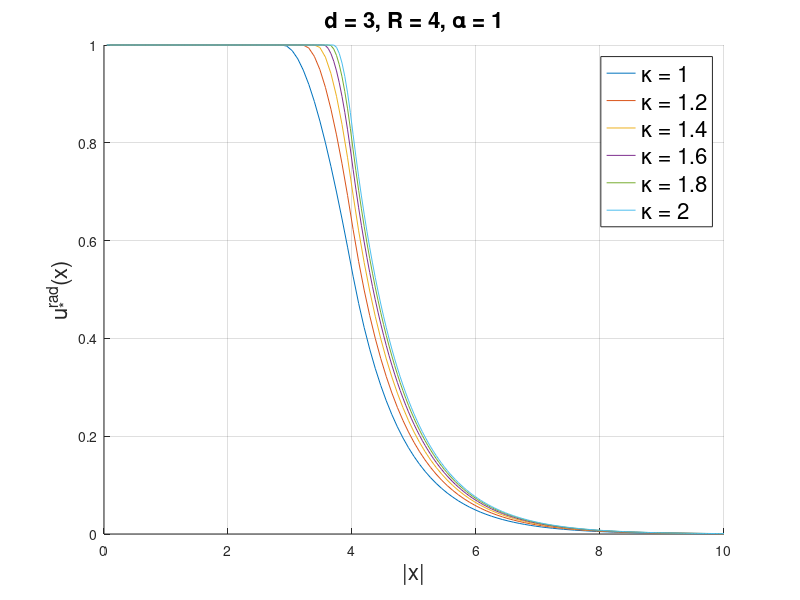

The MATLAB script that drew this image:
clear all
close all
clc

epsilon = 0.0001; % a perturbation parameter to avoid NaN 

% specify parameters (require k*R > pi)
k_array = linspace(1,2,6); 
a = 1; 
R = 4; 

figure 
hold on 
for j=1:length(k_array) 
    k = k_array(j); 
    temp = @(R0) (-bessely(3/2,k*R0)*besselj(1/2,k*R) + besselj(3/2,k*R0)*bessely(1/2,k*R))/besselk(1/2,a*R) - (k/a)*(-bessely(3/2,k*R0)*besselj(3/2,k*R) + besselj(3/2,k*R0)*bessely(3/2,k*R))/besselk(3/2,a*R); 
    x = linspace(0.0001,R-0.0001,1000); 
    y = temp(x); 
    idx = find(diff(sign(y))); % Find intervals where sign changes
    zeros_list = zeros(size(idx));
    for i = 1:length(idx)
        left = x(idx(i));
        right = x(idx(i)+1);
        zeros_list(i) = fzero(temp, [left, right]);
    end 
    R0 = max(zeros_list); % Get the largest one
    f = @(t) (t<R0) + (t>R0).*(t<R).*( ((k*R0)*sin(k*R0)+cos(k*R0))*sin(k*t)./(k*t) - (sin(k*R0) - (k*R0)*cos(k*R0))*cos(k*t)./(k*t) ) + (t>R).*( ((k*R0)*sin(k*R0)+cos(k*R0))*sin(k*R)./(k*R) - (sin(k*R0) - (k*R0)*cos(k*R0))*cos(k*R)./(k*R)   )*( a*R*exp(a*R) )*(exp(-a*t)/(a*t));
    fplot(f,[0,10])
end
grid on 
legend(['\kappa = ', num2str(k_array(1))],['\kappa = ', num2str(k_array(2))],['\kappa = ', num2str(k_array(3))],['\kappa = ', num2str(k_array(4))],['\kappa = ', num2str(k_array(5))],['\kappa = ', num2str(k_array(6))],'FontSize',16)
xlabel('|x|', 'FontSize',16)
ylabel('u_{*}^{rad}(x)','FontSize',16)
title(['d = 3, R = ', num2str(R), ', \alpha = ', num2str(a)],'FontSize',16)
